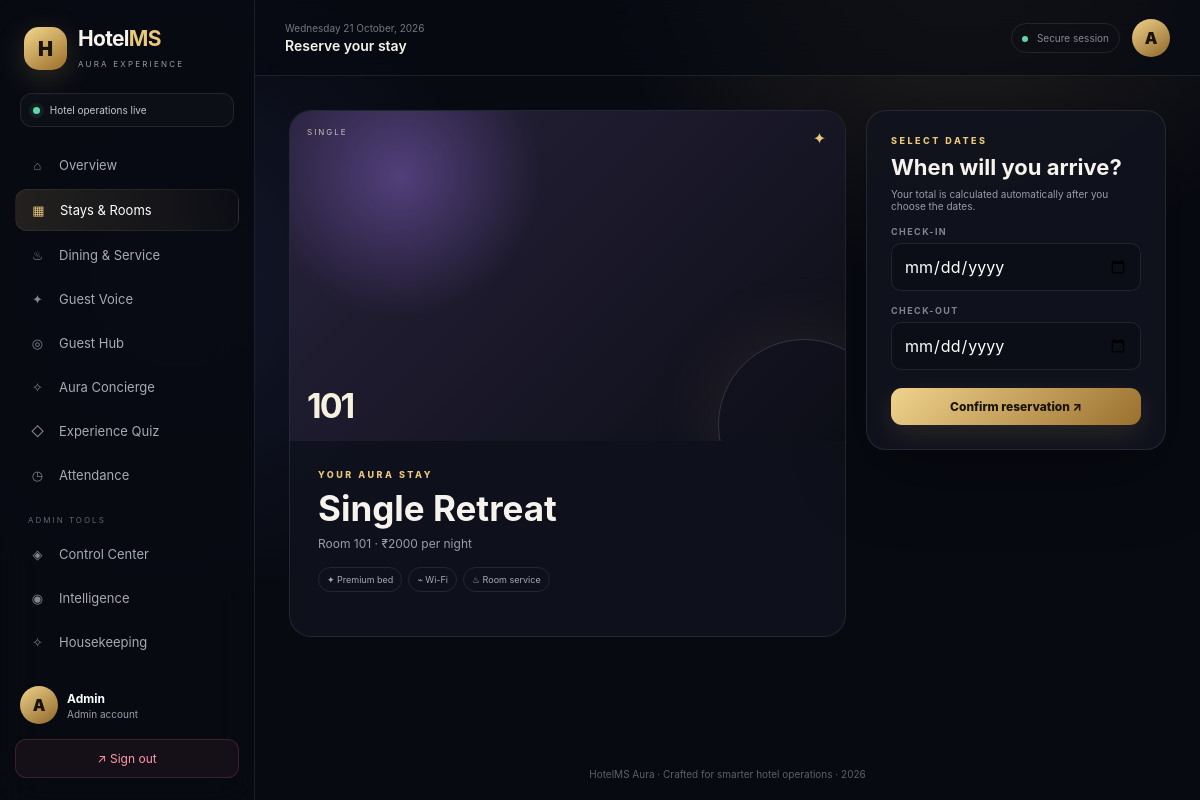
/booking/book/1 (signed in), run on the app's committed database.
### models.py (models this page shows, shortened)
class User(UserMixin, db.Model):
    id = db.Column(db.Integer, primary_key=True)
    name = db.Column(db.String(120), nullable=False)
    email = db.Column(db.String(120), unique=True, nullable=False)
    password_hash = db.Column(db.String(255), nullable=False)
    role = db.Column(db.String(20), nullable=False, default="guest")
    created_at = db.Column(db.DateTime, default=datetime.utcnow)

class Room(db.Model):
    id = db.Column(db.Integer, primary_key=True)
    room_number = db.Column(db.String(10), unique=True, nullable=False)
    room_type = db.Column(db.String(50), nullable=False)  # Single, Double, Suite
    price_per_night = db.Column(db.Float, nullable=False)
    status = db.Column(db.String(20), default="available")  # available, booked, maintenance

### routes/booking_routes.py (the view, shortened to what this page needs)
@booking_bp.route("/book/<int:room_id>", methods=["GET", "POST"])
@login_required
def book_room(room_id):
    room = Room.query.get_or_404(room_id)
    if room.status == "maintenance":
        flash("This room is currently under maintenance.", "error")
        return redirect(url_for("booking.rooms"))
    return render_template("booking/book_room.html", room=room, today=date.today().isoformat())

### templates/booking/book_room.html (shortened to what this page needs)
{% extends "base.html" %}
{% block pagetitle %}Reserve your stay{% endblock %}
{% block content %}
<div class="booking-layout"><div class="reservation-visual"><div class="room-visual room-2 large"><span>{{ room.room_type|upper }}</span><b>{{ room.room_number }}</b><i>✦</i></div><div class="reservation-copy"><span class="eyebrow">YOUR AURA STAY</span><h1>{{ room.room_type }} Retreat</h1><p>Room {{ room.room_number }} · ₹{{ '%.0f'|format(room.price_per_night) }} per night</p><div class="amenities"><span>✦ Premium bed</span><span>⌁ Wi-Fi</span><span>♨ Room service</span></div></div></div>
<div class="form-card reservation-card"><span class="eyebrow">SELECT DATES</span><h2>When will you arrive?</h2><p class="hint">Your total is calculated automatically after you choose the dates.</p><form method="POST"><label>Check-in</label><input type="date" name="check_in" min="{{ today }}" required><label>Check-out</label><input type="date" name="check_out" min="{{ today }}" required><button class="btn-primary btn-full" type="submit">Confirm reservation ↗</button></form></div></div>
{% endblock %}

### templates/base.html (shortened to what this page needs)
<!doctype html>
<html lang="en">
<head>
    <link rel="stylesheet" href="{{ url_for('static', filename='css/style.css') }}">
</head>
<body class="{% if current_user.is_authenticated %}app-shell{% else %}auth-shell{% endif %}">
{% if current_user.is_authenticated %}
<aside class="sidebar" id="sidebar">
    <div class="brand">
        <div class="brandmark">H</div>
        <div><h2>Hotel<span>MS</span></h2><small>AURA EXPERIENCE</small></div>
    </div>
    <div class="welcome-mini"><span class="pulse"></span> Hotel operations live</div>
    <nav class="nav">
        <a href="{{ url_for('auth.dashboard') }}" class="{{ 'active' if request.endpoint == 'auth.dashboard' }}"><i>⌂</i> Overview</a>
        <a href="{{ url_for('booking.rooms') }}" class="{{ 'active' if request.blueprint == 'booking' }}"><i>▦</i> Stays & Rooms</a>
        <a href="{{ url_for('service.menu') }}" class="{{ 'active' if request.blueprint == 'service' }}"><i>♨</i> Dining & Service</a>
        <a href="{{ url_for('review.list_reviews') }}" class="{{ 'active' if request.blueprint == 'review' }}"><i>✦</i> Guest Voice</a>
        <a href="{{ url_for('advanced.guest_hub') }}" class="{{ 'active' if request.endpoint == 'advanced.guest_hub' }}"><i>◎</i> Guest Hub</a>
        <a href="{{ url_for('advanced.concierge') }}" class="{{ 'active' if request.endpoint == 'advanced.concierge' }}"><i>✧</i> Aura Concierge</a>
        <a href="{{ url_for('quiz.quiz_home') }}" class="{{ 'active' if request.blueprint == 'quiz' }}"><i>◇</i> Experience Quiz</a>
        {% if current_user.role in ['teacher', 'admin'] %}
        <a href="{{ url_for('attendance.mark_attendance') }}" class="{{ 'active' if request.blueprint == 'attendance' }}"><i>◷</i> Attendance</a>
        {% elif current_user.role == 'student' %}
        <a href="{{ url_for('attendance.my_attendance') }}" class="{{ 'active' if request.blueprint == 'attendance' }}"><i>◷</i> My Attendance</a>
        {% endif %}
        {% if current_user.role == 'admin' %}
        <div class="nav-label">ADMIN TOOLS</div>
        <a href="{{ url_for('admin.control') }}" class="{{ 'active' if request.blueprint == 'admin' }}"><i>◈</i> Control Center</a>
        <a href="{{ url_for('advanced.analytics') }}" class="{{ 'active' if request.endpoint == 'advanced.analytics' }}"><i>◉</i> Intelligence</a>
        <a href="{{ url_for('housekeeping.board') }}" class="{{ 'active' if request.blueprint == 'housekeeping' }}"><i>✧</i> Housekeeping</a>
        <a href="{{ url_for('quiz.manage_questions') }}"><i>⚙</i> Quiz Control</a>
        {% endif %}
    </nav>
    <div class="sidebar-bottom">
        <div class="mini-profile"><div class="avatar">{{ current_user.name[0]|upper }}</div><div><strong>{{ current_user.name }}</strong><small>{{ current_user.role|capitalize }} account</small></div></div>
        <a class="logout" href="{{ url_for('auth.logout') }}">↗ Sign out</a>
    </div>
</aside>
<main class="main">
    <header class="topbar">
        <div class="top-left"><button class="menu" id="menuBtn">☰</button><div><div class="date" id="date"></div><h3>{% block pagetitle %}Welcome back{% endblock %}</h3></div></div>
        <div class="top-right"><div class="top-status"><span></span> Secure session</div><div class="avatar">{{ current_user.name[0]|upper }}</div></div>
    </header>
    <section class="content">
{% else %}
<main class="auth-wrapper">
{% endif %}
    {% block content %}{% endblock %}
{% if current_user.is_authenticated %}
    </section>
    <footer>HotelMS Aura · Crafted for smarter hotel operations · 2026</footer>
</main>
{% else %}
</main>
{% endif %}
</body>
</html>

### data on the page
User: name "A", name "Admin", role "Admin"
Room: room_type "SINGLE", room_number "101", room_type "Single", price_per_night "2000"
